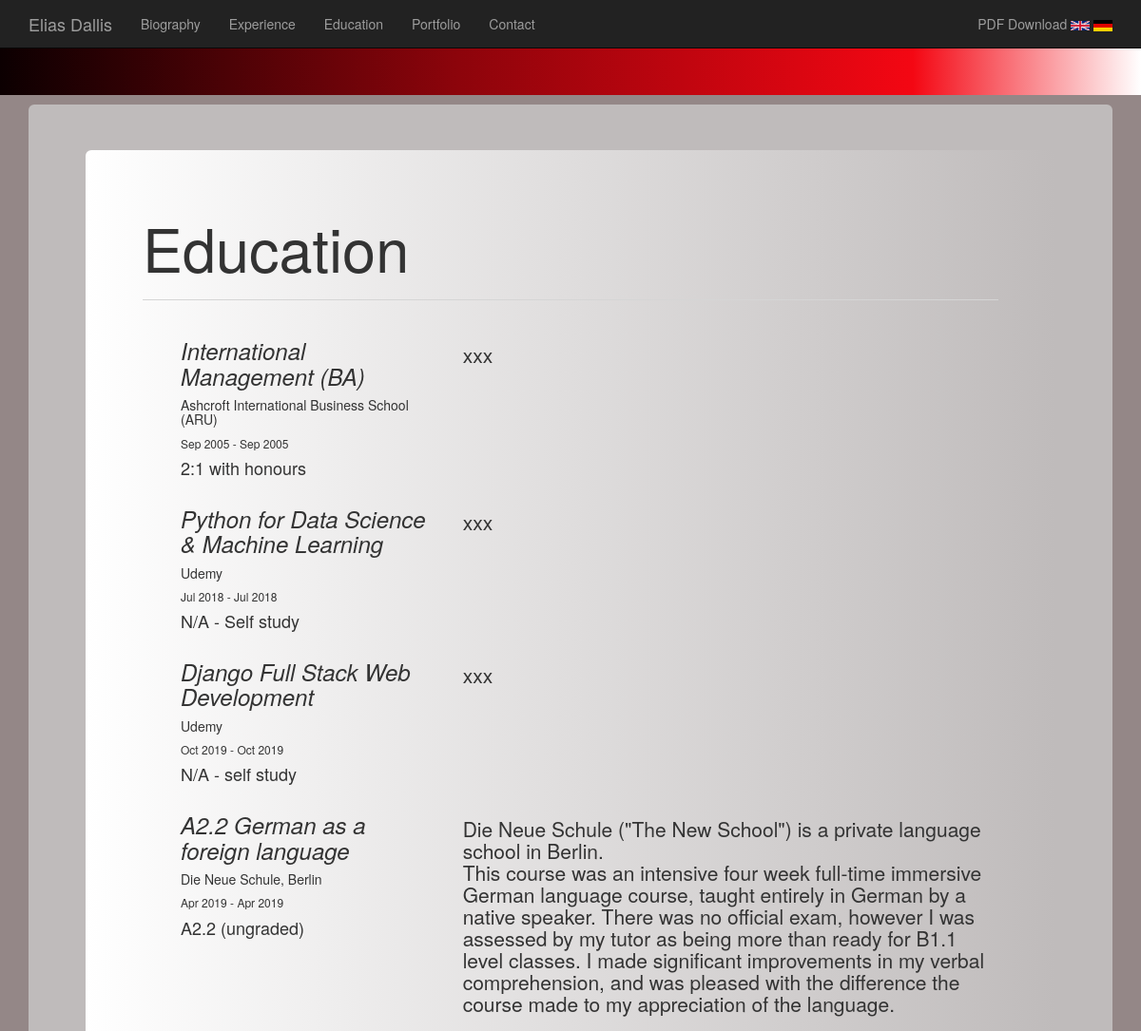
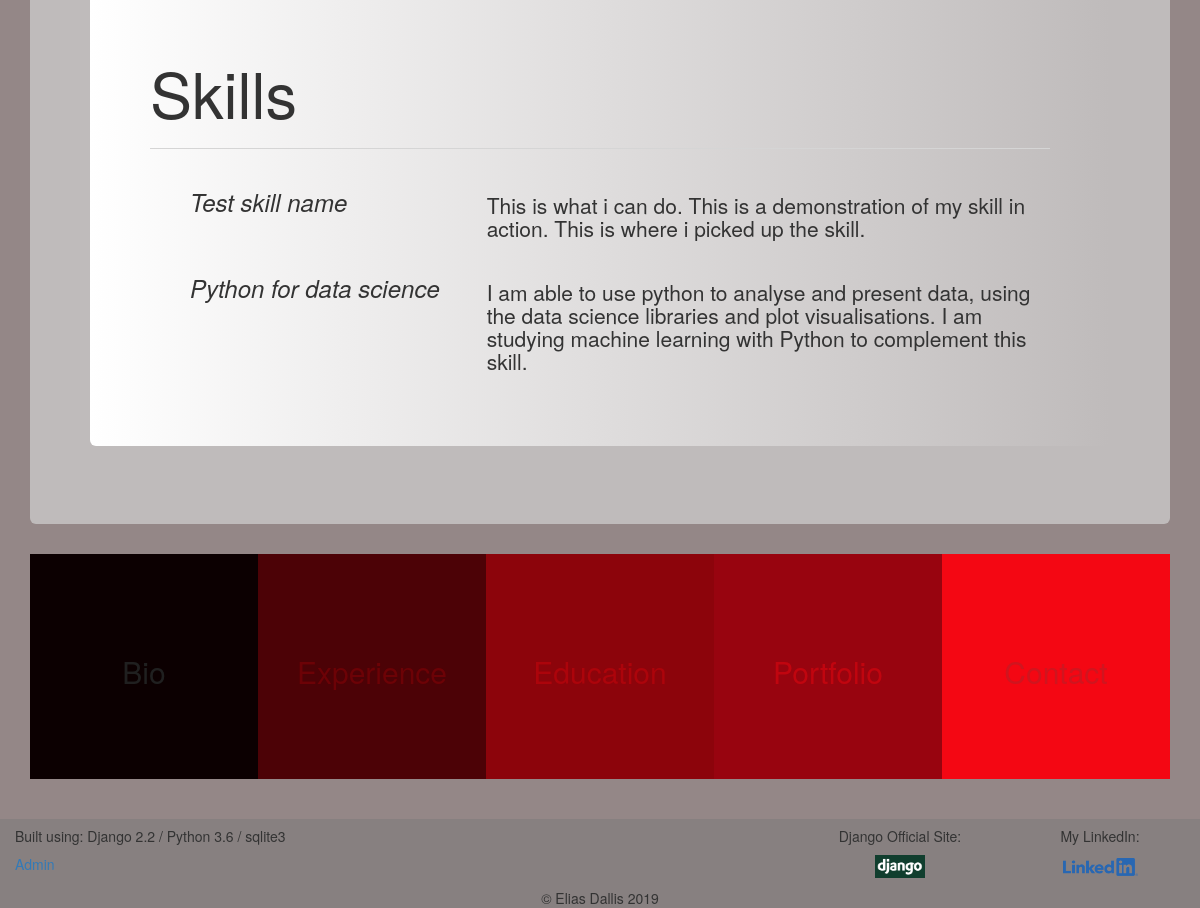
/hello/education/, run on the app's committed database (2 pictures, top to bottom).
### helloworld/models.py (models this page shows, shortened)
class Education(models.Model):
    course_name = models.CharField(max_length=64)
    course_provider = models.CharField(max_length=64)
    course_grade = models.CharField(max_length=16)
    course_start = models.DateField()
    course_end = models.DateField()
    course_desc = models.TextField()

class Skill(models.Model):
    skill_name = models.CharField(max_length=64)
    skill_desc = models.TextField()

### helloworld/views.py (the view)
# urls.py: path('education/', views.EducationView.as_view(), name='courses'),
class EducationView(ListView):
    model = models.Education
    template_name = 'helloworld/education_list.html'
    def previouscourses(self):
        return models.Education.objects.all()
    def skill(self):
        print('hello from skill ctx function')
        return models.Skill.objects.all()

### helloworld/templates/helloworld/education_list.html (shortened to what this page needs)
{% extends "base.html" %}
{% block body_block %}
<div class="jumbotron" style="background-image:linear-gradient(to right, #ffffff, #bfbbbb)!important;">
    <h1>Education</h1>
    <hr class="my-4">
    <ul>
        {% for y in view.previouscourses %}
        <div class ="row">
            <div class="col-md-4">
                <h3><em>{{ y.course_name }}</em></h3>
                <h5>{{y.course_provider}}</h5>
                <h6>{{y.course_start|date:"M Y"}} - {{y.course_start|date:"M Y"}}</h6><h4>{{y.course_grade}}</h4>
            </div>
            <div class="col-md-8">
                <h5><br><p>{{y.course_desc|safe|linebreaksbr}}</p></h5>
            </div>
        </div>
        {% endfor %}
    </ul>
        <h1>Skills</h1>
    <hr class="my-4">
    <ul>
        {% for sk in view.skill %}
        <div class ="row">
            <div class="col-md-4">
                <h3><em>{{sk.skill_name }}</em></h3>
            </div>
            <div class="col-md-8">
                <h5><br><p>{{sk.skill_desc|safe|linebreaksbr}}</p></h5>
            </div>
        </div>
        {% endfor %}
</div>
{% endblock %}

### templates/base.html (shortened to what this page needs)
<!DOCTYPE html>
{% load staticfiles %}
<html lang="en">
<head>
    <link rel="stylesheet" href="{% static "index.css" %}">
    <link rel="stylesheet" href="https://maxcdn.bootstrapcdn.com/bootstrap/3.3.7/css/bootstrap.min.css">
</head>
<body style="background-color: #948787;">
    <nav class="navbar navbar-default navbar-inverse navbar-fixed-top">
        <div class="container">
            <div class="navbar-header">
                <a href="{% url 'helloworld:index' %}" class="navbar-brand">Elias Dallis</a>
            </div>
        <ul class="nav navbar-nav">
            <li><a href="{% url 'helloworld:bio' %}">Biography</a></li>
            <li><a href="{% url 'helloworld:list' %}">Experience</a></li>
            <li><a href="{% url 'helloworld:courses' %}">Education</a></li>
            <li><a href="{% url 'helloworld:portfolio' %}">Portfolio</a></li>
            <li><a href="{% url 'helloworld:contact_one' %}">Contact</a></li>
        </ul>
        <ul class="nav navbar-nav navbar-right">
                <li><a href="{% url 'helloworld:download' %}">PDF Download <img width="20px" src="{% static "gb-flag.jpg" %}"> <img width="20px" src="{% static "de-flag.png" %}"></a></li>
        </ul>
        </div>
    </nav>
    <div>
            <table class='art' style="width: 100%;">
                <tr>
                </tr>
            </table>
        </div>
    <div class="container">
            <div class="jumbotron" style="background-color: #bfbbbb!important;">
                    {% block body_block %}
                    {% endblock %}
            </div>
            <div>
                <table class='art art2'>
                    <tr>
                        <td onclick="location.href='{% url 'helloworld:bio'%}'"id='one'></a><h2>Bio</h2></td>
                        <td onclick="location.href='{% url 'helloworld:list'%}'" id='two'><h2>Experience</h2></td>
                        <td onclick="location.href='{% url 'helloworld:courses'%}'" id='three'><h2>Education</h2></td>
                        <td onclick="location.href='{% url 'helloworld:portfolio'%}'"id='four'><h2>Portfolio</h2></td>
                        <td onclick="location.href='{% url 'helloworld:contact_one'%}'"id='five'><h2>Contact</h2></td>
                    </tr>
                </table>
            </div>
    </div>
</body>
<footer style="background-color: #878080" class="page-footer font-small pt-4">
    <div class="container-fluid text-left text-md-left">
      <div class="row">
        <div class="col-md-8 mt-md-0 mt-3">
          <h5>Built using: Django 2.2 / Python 3.6 / sqlite3</h5>
          <p><a href="{% url 'admin:index' %}">Admin</a></p>
        </div>
        <div style="text-align: center;" class="col-md-2 mb-md-0 mb-3">
          <h5>Django Official Site:</h5>
          <ul  class="list-unstyled">
            <li>
              <a href="https://www.djangoproject.com/"><img src="{% static 'django-logo.png' %}" width="50"></a>
            </li>
          </ul>
        </div>
        <div style="text-align: center;" class="col-md-2 mb-md-0 mb-3">
          <h5>My LinkedIn:</h5>
          <ul  class="list-unstyled">
            <li>
              <a href="https://www.linkedin.com/in/elias-dallis-74880171/"><img src="{% static 'LI-Logo.png' %}" width="75"></a>
            </li>
          </ul>
        </div>
      </div>
    </div>
    <div class="footer-copyright text-center py-3">© Elias Dallis 2019
    </div>
  </footer>
</html>

### static/CSS/index.css (style rules this page uses)
.art { margin: auto; align-self: center; }
td { height: 225px; padding: 10px; margin: 10px; text-align: center; }
#one { font: Tahoma; width: 228px; color : #202020; background-color: #0c0001ff; opacity: 1; }
#one { transition: background-color 2s; }
#two { width: 228px; color: #6c0206; background-color: #4c0206ff; }
#two { transition: background-color 2s; }
#three { width: 228px; color: #ac040b; background-color: #8c040bff; }
#three { transition: background-color 2s; }
#four { width: 228px; background-color: #98040fff; color: #c0050f; }
#four { transition: background-color 2s; }
#five { width: 228px; color: #d0151f; background-color: #f40713ff; }
#five { transition: background-color 2s; }
.jumbotron { background-color: #7c7a7a!important; }

### templates/base.html (style rules this page uses)
.art2 { cursor: pointer; }

### data on the page
Education: course_name "International Management (BA)", course_provider "Ashcroft International Business School (ARU)", course_start "Sep 2005", course_grade "2:1 with honours", course_desc "xxx"
Education: course_name "Python for Data Science & Machine Learning", course_provider "Udemy", course_start "Jul 2018", course_grade "N/A - Self study", course_desc "xxx"
Education: course_name "Django Full Stack Web Development", course_provider "Udemy", course_start "Oct 2019", course_grade "N/A - self study", course_desc "xxx"
Education: course_name "A2.2 German as a foreign language", course_provider "Die Neue Schule, Berlin", course_start "Apr 2019", course_grade "A2.2 (ungraded)", course_desc "Die Neue Schule (\"The New School\") is a private language school in Berlin. This course was an intensive four week full-time immersive German language course, taught entirely in German by a native speaker. There was no official exam, however I was assessed by my tutor as being more than ready for B1.1 level classes. I made significant improvements in my verbal comprehension, and was pleased with the difference the course made to my appreciation of the language."
Skill: skill_name "Test skill name", skill_desc "This is what i can do. This is a demonstration of my skill in action. This is where i picked up the skill."
Skill: skill_name "Python for data science", skill_desc "I am able to use python to analyse and present data, using the data science libraries and plot visualisations. I am studying machine learning with Python to complement this skill."
